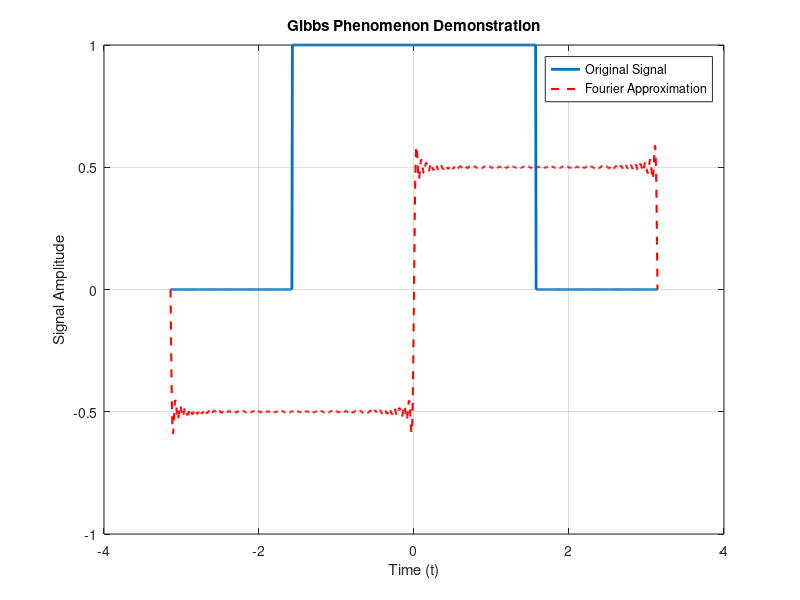

Write MATLAB code to recreate this figure.
% Parameter settings
T = 2*pi; % Set the period to 2π, which is the basic period of the square wave signal
omega = 2*pi/T; % Compute the angular frequency, which is the basic angular frequency of the square wave in its frequency domain representation
N = 100; % Set the number of terms in the Fourier series, which determines the approximation accuracy of the square wave
t = linspace(-pi, pi, 1000); % Create a time vector ranging from -π to π with 1000 points, used to plot the signal

% Original square wave signal
x = double(abs(t) <= pi/2); % Generate the square wave signal, with high level (1) in the middle and low level (0) on the sides

% Fourier series approximation
x_approx = zeros(size(t)); % Initialize the Fourier approximation signal array, same size as time vector t
for n = 1:2:N % For odd terms from 1 to N
    x_approx = x_approx + (2/(n*pi)) * sin(n * omega * t); % Calculate the contribution of each term using the Fourier series formula and accumulate
end

% Plotting
figure;
plot(t, x, 'LineWidth', 2);
hold on;
plot(t, x_approx, 'r--', 'LineWidth', 1.5);
xlabel('Time (t)');
ylabel('Signal Amplitude');
legend('Original Signal', 'Fourier Approximation');
title('Gibbs Phenomenon Demonstration');
grid on;
